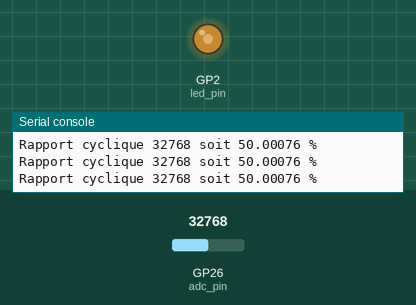
Bench run of a program on a simulated Raspberry Pi Pico running MicroPython. On the bench: output pins drawn as LEDs (lit = HIGH), the last lines printed to the serial console. Inputs (shaded band) come from the test bench; at power-on: GP26 (adc_pin) = 32768 (analog values on the 0–65535 scale).

Above: at 1.2 s.
1.3 s: GP26 (adc_pin) set to 45874
At 2.5 s:
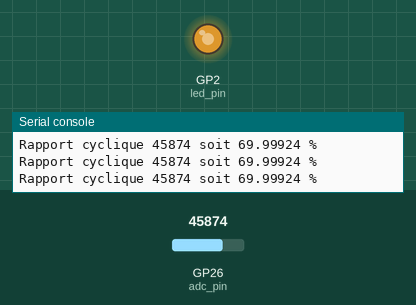
2.8 s: GP26 (adc_pin) set to 57670
At 4.0 s:
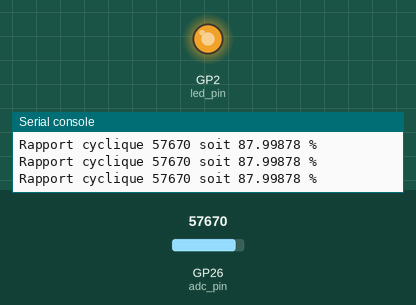
4.3 s: GP26 (adc_pin) set to 7864
At 5.5 s:
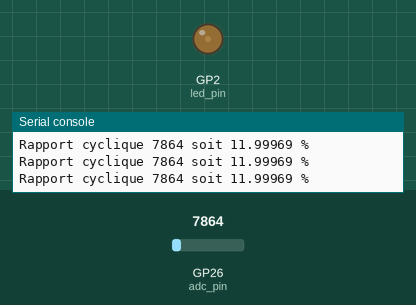
5.8 s: GP26 (adc_pin) set to 0
At 7.0 s:
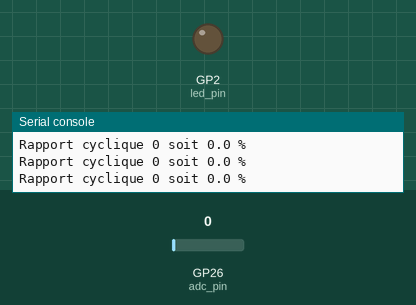
Timing chart, 0 to 8.3 s (numbered marks = the images above; inputs shaded):
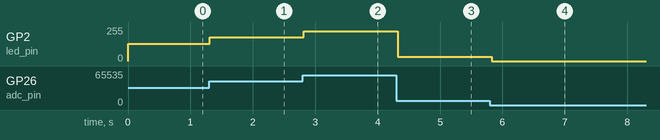

Measured:
- after the input at 1.3 s, GP2 (led_pin): 128/255 → 178/255 at once
- after the input at 2.8 s, GP2 (led_pin): 178/255 → 224/255 at once
- after the input at 4.3 s, GP2 (led_pin): 224/255 → 31/255 at once
- after the input at 5.8 s, GP2 (led_pin): 31/255 → 0/255 at once

The program:

controle_intensite_LED_avec_potentiometre.py
```python
"""
Auteur : Marc-Antoine BUCHET
Date : 19 juillet 2022

BUT :
Contrôler l'intensité d'une LED à l'aide d'un signal PWM dont le
rapport cyclique est réglé par un potentiomètre.

Attention, la LED devra être mise en série avec une résistance
de l'ordre d'une centaine d'ohm sous peine de la griller dans le
cas contraire.
"""

# Imports :
from machine import Pin, PWM, ADC
import time

# Choix des pins :
led_pin = Pin(2)
adc_pin = Pin(26)

# Paramétrage du signal PWM :
pwm = PWM(led_pin)
pwm.freq(1000)

# Paramétrage de l'entrée ADC :
adc = ADC(adc_pin)

# Boucle infinie :
while True:
    rapport_cyclique = adc.read_u16()
    print("Rapport cyclique",rapport_cyclique,"soit {0} %".format(rapport_cyclique/65535*100))
    pwm.duty_u16(rapport_cyclique)
    time.sleep(0.1)
```
